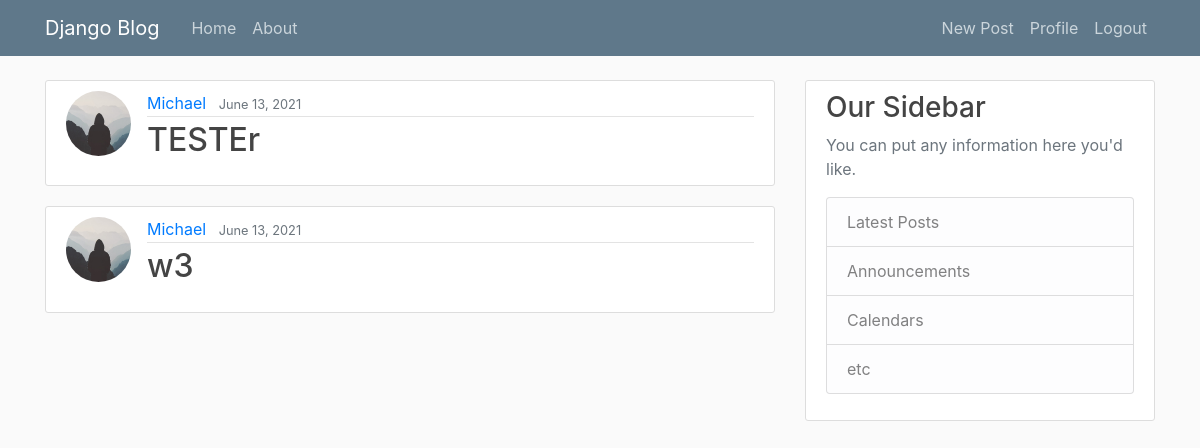
Before: / (signed in) with the older database file.
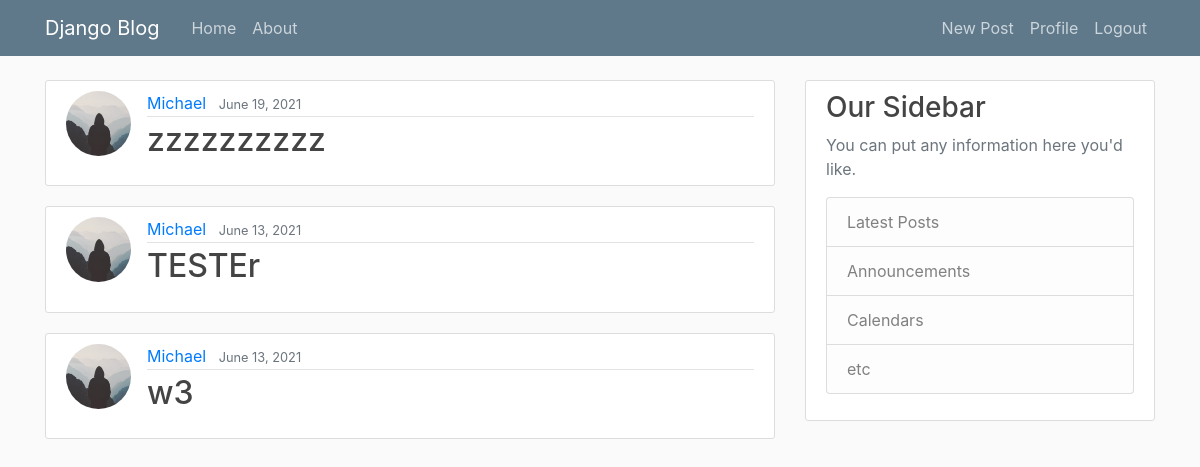
After: the same page with the newer database file.
### app/models.py (models this page shows, shortened)
class Post(models.Model):
    api = models.CharField(max_length=100)
    name = models.CharField(max_length=100, default = "default name")
    name_id = models.CharField(max_length=100, default = "default name_id")
    first_message = models.CharField(max_length=100, default = "hello my friend")
    date_posted = models.DateTimeField(default=timezone.now)
    author = models.ForeignKey(User, on_delete=models.CASCADE)
    running = models.BooleanField(default = False)
    message_pairs = JSONField(default=list)
    objects = PostManager()

### users/models.py (models this page shows, shortened)
class Profile(models.Model):
    user = models.OneToOneField(User, on_delete=models.CASCADE)
    image = models.ImageField(default='default.jpg', upload_to='profile_pics')

### app/views.py (the view)
# urls.py: path('', PostListView.as_view(), name = 'app-home'),
class PostListView(ListView):
    model = Post
    template_name = 'app/home.html'
    context_object_name = 'posts'
    ordering = ['-date_posted']
    paginate_by = 5

### app/templates/app/home.html (shortened to what this page needs)
{% extends "app/base.html"%}
{% block content %}
{% if user.is_authenticated %}
  {% for post in posts %}
    {% if user == post.author %}
    <article class="media content-section">
    <img class ="rounded-circle article-img" src="{{ post.author.profile.image.url }}">
    <div class="media-body">
        <div class="article-metadata">
        <a class="mr-2" href="{% url 'user-posts' post.author.username %}">{{ post.author }}</a>
        <small class="text-muted">{{ post.date_posted|date:"F d, Y" }}</small>
        </div>
        <h2><a class="article-title" href="{% url 'post-detail' post.id %}">{{ post.name }}</a></h2>
    </div>
</article>
    {% endif %}
  {% endfor %}
  {% endif %}
{% endblock content %}

Changed rows visible on the page:
added Post: author.profile.image (placeholder picture), author "Michael", date_posted "June 19, 2021", name "zzzzzzzzzz"
